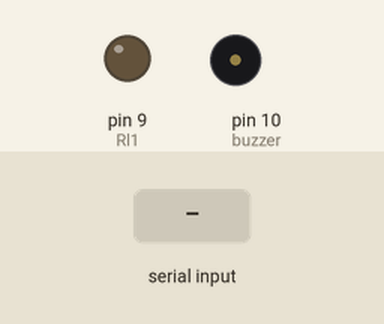
The sketch below on a simulated Arduino Uno, built with avr-gcc and run on an emulated ATmega328P. Shown: output pins drawn as LEDs (lit = HIGH), buzzer (waves = sounding, pin HIGH). Inputs (shaded band) come from the test bench. What the sketch prints to the serial monitor is not drawn.

Above: at 1.4 s.
1.5 s: "N" received over the second serial link
At 2.6 s:
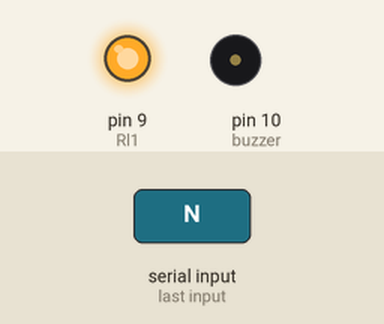
3.0 s: "F" received over the second serial link
At 3.8 s:
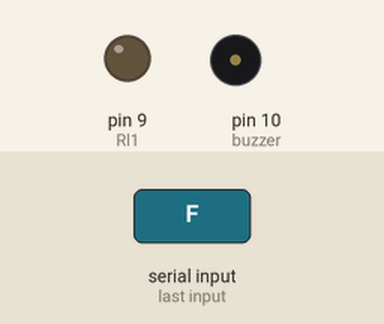
Timing chart, 0 to 6.0 s (numbered marks = the images above; inputs shaded):
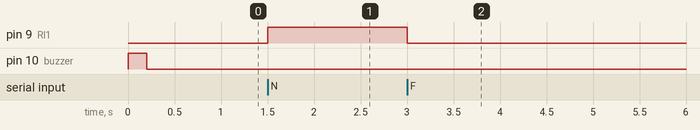

Measured:
- after the input at 1.5 s, pin 9 (Rl1): LOW → HIGH at once
- after the input at 3.0 s, pin 9 (Rl1): HIGH → LOW at once

The sketch:

sketch_nov04b.ino
```cpp
char inChar;
#define IR_RECEIVE_PIN 7 // The Arduino pin connected to IR controller
#include <IRremote.h>
#include <SoftwareSerial.h>
#define IR_BUTTON_POWER 69
#define IR_BUTTON_OFF 70

SoftwareSerial SerialBT(3,2); // TX, RX

const int Rl1 = 9;
const int buzzer = 10;


void setup(){
  Serial.begin(19200);
  IrReceiver.begin(IR_RECEIVE_PIN);
  pinMode(9, OUTPUT);
  pinMode(10, OUTPUT);
   while (!Serial) {
    ; // wait for serial port to connect. Needed for native USB port only
  }
  SerialBT.begin(9600);
  SerialBT.begin(9600);
  digitalWrite(buzzer, HIGH);
  delay(200);
  digitalWrite(buzzer, LOW);
}

void loop(){


 //Kontrol_Dengan_HC05

 if (SerialBT.available())
  {
    inChar = SerialBT.read();
  }
    if(inChar == 'N')
  {
    Serial.println("On");
    digitalWrite(Rl1, HIGH);
  }

    if(inChar == 'F')
  {
    Serial.println("Off");
    digitalWrite(Rl1, LOW);
  }

  if(inChar == 'C')
  {
    Serial.println("Connect");
  }
}
```
